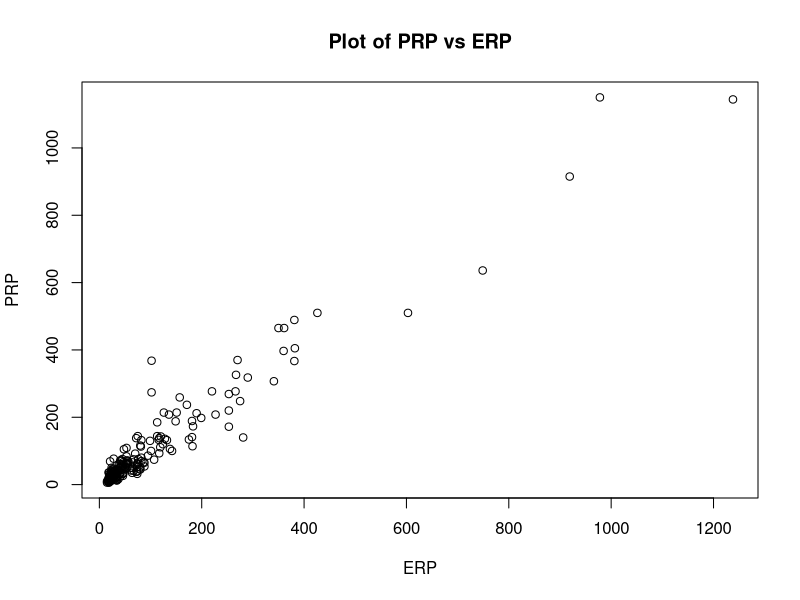

The R source for this figure: (Note: this script raises an error after producing the figure.)
data=read.csv("MACHINE.txt")

head(data)


ERP=data$ERP
PRP=data$PRP

mean_ERP=mean(ERP)
mean_ERP
mean_PRP=mean(PRP)

x=ERP-mean_ERP
y=PRP-mean_PRP


b=sum(x*y)/sum(x*x)
a=mean_PRP-b*mean_ERP

a
b

#Calculating R2

SSE=sum((PRP-(b*ERP+a))*(PRP-(b*ERP+a)))   # y = a+ bx  

SST=sum(y*y)

R2=1-(SSE/SST)

R2                                     # R2=0.9340675 close to 1 so very good fit

# Checking for non linear regression model

# for degree 1 ie a+bx already computer above
#Degree 1 computed again with the method lm 
x=ERP
y=PRP

plot(ERP,PRP,main="Plot of PRP vs ERP")
fit.model<-lm(y~x)

abline(fit)
summary(fit)
summary(fit)$r.squared


# For degree 2 y = a + b*x + c*x*x

#Let us take x2=x*x as another variable 
# Then it becomes multiple linear regression with y= a + b x + c x2


x2=x*x
fit2.model<-lm(y~x+x2)
summary(fit2)$r.squared    # R2 value calculated for non linear regression with degree 2 : 0.9355 

#Let us take x3=x*x*x as another variable 
# Then it becomes multiple linear regression with y= a + b x + c x2 + d x3

x3=ERP*ERP*ERP

plot(ERP,PRP,main="Plot of PRP vs ERP")

fit3.model<-lm(y~x+x2+x3)

pred<-predict(fit3.model)
lines(sort(x),y=pred[order(x)],col="red")

summary(fit3)

fit3.model$coefficients

summary(fit3)$r.squared

# R2 value calculated for non linear regression with degree 3 : 0.9355



